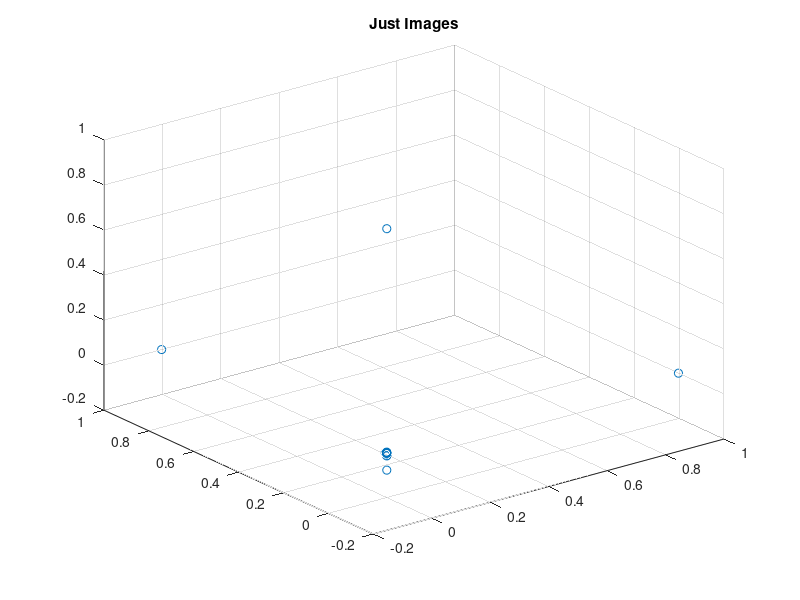
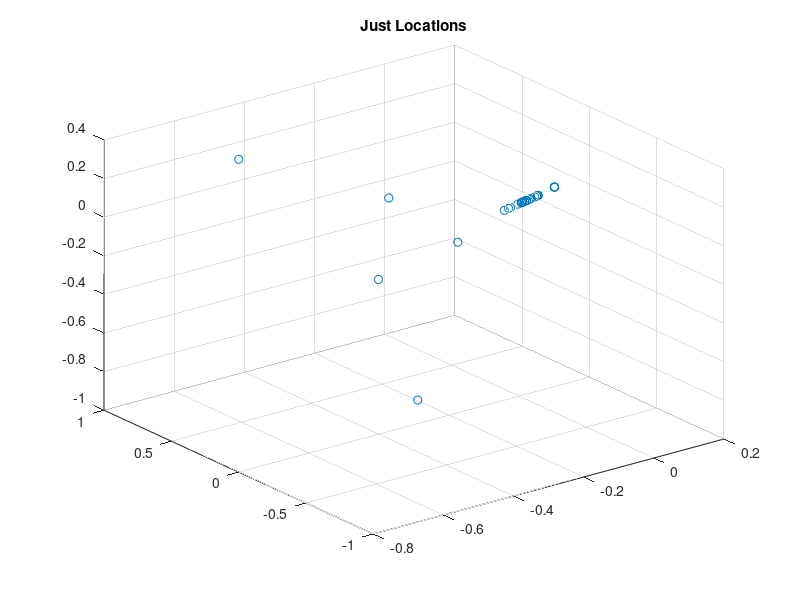

These figures' MATLAB source, in order: (Note: this script raises an error after producing the figures.)
% Image matrices

Im=load('imageSimMat.mat');
Wi=Im.imageSimMat;
Wi=Wi-eye(500);
D=diag(sum(Wi'));
Li=D-Wi;

figure;
[v,d]=eig(Li);
scatter3(v(:,2),v(:,3),v(:,4));
title('Just Images');

% Location matrices

Loc=load('locationSimMat.mat');
Wl=Loc.locationSimMat;
Wl=Wl-eye(99);
D=diag(sum(Wl'));
Ll=D-Wl;

figure;
[v,d]=eig(Ll);
scatter3(v(:,2),v(:,3),v(:,4));
title('Just Locations');

relIL=load('ImageLocations.mat');
relIL = relIL.ImageLocations;
relILMat=zeros(500,99);

for i=1:size(relIL,1)
 relILMat(relIL(i,1),relIL(i,2))=1;
end;

Lhuge=[Wi 20*relILMat; 20*relILMat' Wl];

% Need to renormalize it. Use the RW Laplacian

LhugeTrans = diag(sum(Lhuge))^-1*Lhuge;
Lhuge = eye(599)-LhugeTrans;

figure;
[v,d]=eig(Lhuge);
scatter3(v(1:500,2),v(1:500,3),v(1:500,4),10,'r');
hold on;
scatter3(v(501:599,2),v(501:599,3),v(501:599,4),50,'b');
title('Images and Locations');
hold off;

figure
ids=kmeans(v(:,2:10),10);
hist(ids); 
acc = measureNNAccuracy(v(1:500,2:10),v(501:end,2:10),relIL);
acc